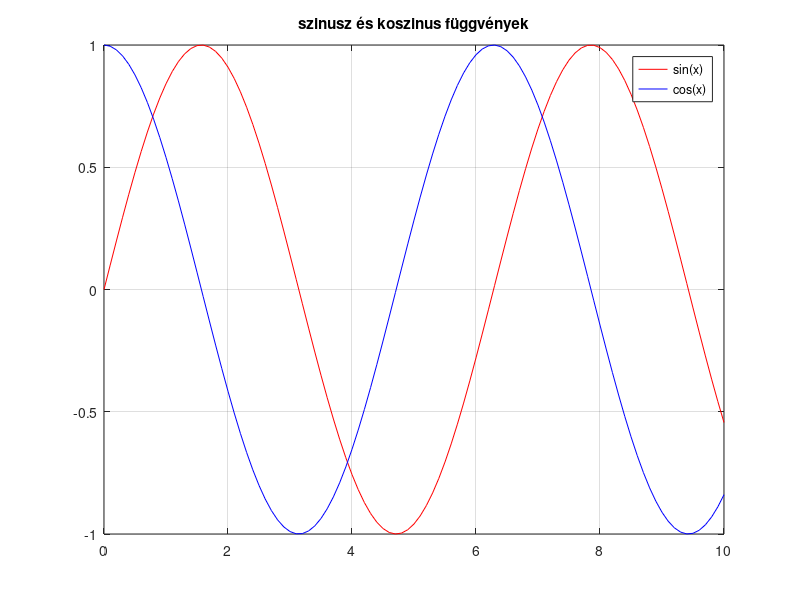

The MATLAB script that drew this image:
clc

x = 0:0.1:10;
y1 = sin(x);
y2 = cos(x);

figure;
plot(x, y1, 'r-', x, y2, 'b-')
legend('sin(x)', 'cos(x)')
title('szinusz és koszinus függvények')
grid on